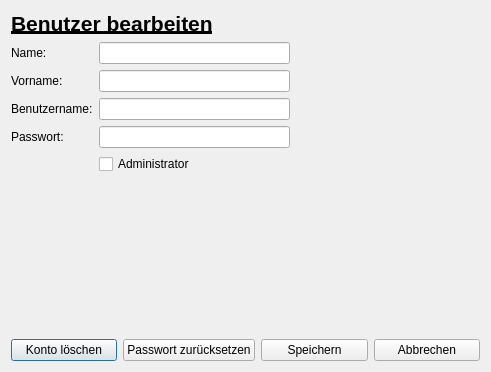
<?xml version="1.0" encoding="UTF-8"?>
<ui version="4.0">
 <class>EditUserDialog</class>
 <widget class="QDialog" name="EditUserDialog">
  <property name="geometry">
   <rect>
    <x>0</x>
    <y>0</y>
    <width>491</width>
    <height>372</height>
   </rect>
  </property>
  <property name="windowTitle">
   <string>Dialog</string>
  </property>
  <layout class="QVBoxLayout" name="verticalLayout">
   <item>
    <widget class="QLabel" name="label">
     <property name="text">
      <string>&lt;html&gt;&lt;head/&gt;&lt;body&gt;&lt;p&gt;&lt;span style=&quot; font-size:16pt; font-weight:600; text-decoration: underline;&quot;&gt;Benutzer bearbeiten&lt;/span&gt;&lt;/p&gt;&lt;/body&gt;&lt;/html&gt;</string>
     </property>
    </widget>
   </item>
   <item>
    <layout class="QGridLayout" name="gridLayout">
     <item row="2" column="0">
      <widget class="QLabel" name="label_3">
       <property name="text">
        <string>Benutzername:</string>
       </property>
      </widget>
     </item>
     <item row="0" column="1">
      <widget class="QLineEdit" name="LeLastName"/>
     </item>
     <item row="4" column="1">
      <widget class="QCheckBox" name="cBAdmin">
       <property name="text">
        <string>Administrator</string>
       </property>
      </widget>
     </item>
     <item row="2" column="1">
      <widget class="QLineEdit" name="LeUsername"/>
     </item>
     <item row="2" column="2">
      <spacer name="horizontalSpacer">
       <property name="orientation">
        <enum>Qt::Horizontal</enum>
       </property>
       <property name="sizeHint" stdset="0">
        <size>
         <width>40</width>
         <height>20</height>
        </size>
       </property>
      </spacer>
     </item>
     <item row="1" column="1">
      <widget class="QLineEdit" name="LeFirstName"/>
     </item>
     <item row="0" column="0">
      <widget class="QLabel" name="label_2">
       <property name="text">
        <string>Name:</string>
       </property>
      </widget>
     </item>
     <item row="1" column="0">
      <widget class="QLabel" name="label_4">
       <property name="text">
        <string>Vorname:</string>
       </property>
      </widget>
     </item>
     <item row="3" column="0">
      <widget class="QLabel" name="label_5">
       <property name="text">
        <string>Passwort:</string>
       </property>
      </widget>
     </item>
     <item row="3" column="1">
      <widget class="QLineEdit" name="LePasswd">
       <property name="echoMode">
        <enum>QLineEdit::Password</enum>
       </property>
      </widget>
     </item>
    </layout>
   </item>
   <item>
    <spacer name="verticalSpacer">
     <property name="orientation">
      <enum>Qt::Vertical</enum>
     </property>
     <property name="sizeHint" stdset="0">
      <size>
       <width>20</width>
       <height>40</height>
      </size>
     </property>
    </spacer>
   </item>
   <item>
    <layout class="QHBoxLayout" name="horizontalLayout">
     <item>
      <widget class="QPushButton" name="btnDelete">
       <property name="text">
        <string>Konto löschen</string>
       </property>
      </widget>
     </item>
     <item>
      <widget class="QPushButton" name="BtnReset">
       <property name="text">
        <string>Passwort zurücksetzen</string>
       </property>
      </widget>
     </item>
     <item>
      <widget class="QPushButton" name="btnSave">
       <property name="text">
        <string>Speichern</string>
       </property>
      </widget>
     </item>
     <item>
      <widget class="QPushButton" name="btnCancel">
       <property name="text">
        <string>Abbrechen</string>
       </property>
      </widget>
     </item>
    </layout>
   </item>
  </layout>
 </widget>
 <tabstops>
  <tabstop>LeLastName</tabstop>
  <tabstop>LeFirstName</tabstop>
  <tabstop>LeUsername</tabstop>
  <tabstop>cBAdmin</tabstop>
  <tabstop>btnDelete</tabstop>
  <tabstop>BtnReset</tabstop>
  <tabstop>btnSave</tabstop>
  <tabstop>btnCancel</tabstop>
 </tabstops>
 <resources/>
 <connections/>
</ui>
